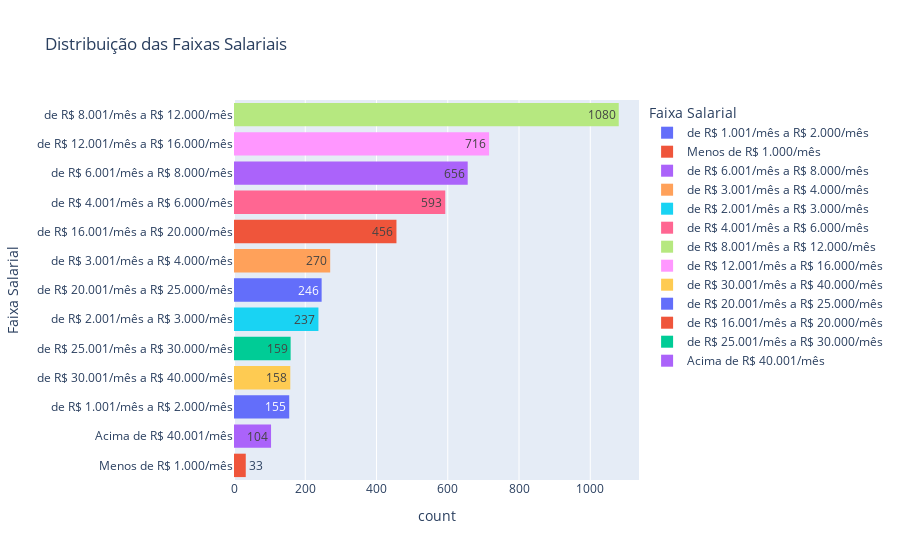

This figure's notebook cell:
### Markdown cell above
### Distribuição das faixas salariais.
- As faixas de R$ 8.000 a R$ 12.000 e de R$ 12.000 a R$ 16.000 tem o maior número de profissionais.
- Salários mais altos de (R$ 20.000 a 25.000) e mais baixos (menor que R$ 2.000) são menos presentes.
- Essa faixa de salário observada indica uma concentração de nível intermediário e alto, o que condiz com o núemro elevao de profissionais sêniors.

### Code cell
# @title Faixa Salarial
fig = px.histogram(
    df,
    y="2.h_faixa_salarial",
    title="Distribuição das Faixas Salariais",
    labels={"2.h_faixa_salarial": "Faixa Salarial"},
    color="2.h_faixa_salarial",
    text_auto=True,
    orientation="h"
)
fig.update_layout(yaxis={'categoryorder':'total ascending'})
fig.show()

### Figure 1 — Plotly figure (JSON) as saved in the notebook; plotly's stock layout.template omitted (floating-point values rounded to 4 significant figures; data arrays with more than 128 entries replaced by an {"elided": "..."} marker saying what was removed)
{"data": [{"bingroup": "y", "hovertemplate": "Faixa Salarial=%{y}<br>count=%{x}<extra></extra>", "legendgroup": "de R$ 1.001/mês a R$ 2.000/mês", "marker": {"color": "#636efa", "pattern": {"shape": ""}}, "name": "de R$ 1.001/mês a R$ 2.000/mês", "orientation": "h", "showlegend": true, "texttemplate": "%{value}", "type": "histogram", "xaxis": "x", "y": {"elided": "155 str values"}, "yaxis": "y"}, {"bingroup": "y", "hovertemplate": "Faixa Salarial=%{y}<br>count=%{x}<extra></extra>", "legendgroup": "Menos de R$ 1.000/mês", "marker": {"color": "#EF553B", "pattern": {"shape": ""}}, "name": "Menos de R$ 1.000/mês", "orientation": "h", "showlegend": true, "texttemplate": "%{value}", "type": "histogram", "xaxis": "x", "y": ["Menos de R$ 1.000/mês", "Menos de R$ 1.000/mês", "Menos de R$ 1.000/mês", "Menos de R$ 1.000/mês", "Menos de R$ 1.000/mês", "Menos de R$ 1.000/mês", "Menos de R$ 1.000/mês", "Menos de R$ 1.000/mês", "Menos de R$ 1.000/mês", "Menos de R$ 1.000/mês", "Menos de R$ 1.000/mês", "Menos de R$ 1.000/mês", "Menos de R$ 1.000/mês", "Menos de R$ 1.000/mês", "Menos de R$ 1.000/mês", "Menos de R$ 1.000/mês", "Menos de R$ 1.000/mês", "Menos de R$ 1.000/mês", "Menos de R$ 1.000/mês", "Menos de R$ 1.000/mês", "Menos de R$ 1.000/mês", "Menos de R$ 1.000/mês", "Menos de R$ 1.000/mês", "Menos de R$ 1.000/mês", "Menos de R$ 1.000/mês", "Menos de R$ 1.000/mês", "Menos de R$ 1.000/mês", "Menos de R$ 1.000/mês", "Menos de R$ 1.000/mês", "Menos de R$ 1.000/mês", "Menos de R$ 1.000/mês", "Menos de R$ 1.000/mês", "Menos de R$ 1.000/mês"], "yaxis": "y"}, {"bingroup": "y", "hovertemplate": "Faixa Salarial=%{y}<br>count=%{x}<extra></extra>", "legendgroup": "de R$ 6.001/mês a R$ 8.000/mês", "marker": {"color": "#ab63fa", "pattern": {"shape": ""}}, "name": "de R$ 6.001/mês a R$ 8.000/mês", "orientation": "h", "showlegend": true, "texttemplate": "%{value}", "type": "histogram", "xaxis": "x", "y": {"elided": "656 str values"}, "yaxis": "y"}, {"bingroup": "y", "hovertemplate": "Faixa Salarial=%{y}<br>count=%{x}<extra></extra>", "legendgroup": "de R$ 3.001/mês a R$ 4.000/mês", "marker": {"color": "#FFA15A", "pattern": {"shape": ""}}, "name": "de R$ 3.001/mês a R$ 4.000/mês", "orientation": "h", "showlegend": true, "texttemplate": "%{value}", "type": "histogram", "xaxis": "x", "y": {"elided": "270 str values"}, "yaxis": "y"}, {"bingroup": "y", "hovertemplate": "Faixa Salarial=%{y}<br>count=%{x}<extra></extra>", "legendgroup": "de R$ 2.001/mês a R$ 3.000/mês", "marker": {"color": "#19d3f3", "pattern": {"shape": ""}}, "name": "de R$ 2.001/mês a R$ 3.000/mês", "orientation": "h", "showlegend": true, "texttemplate": "%{value}", "type": "histogram", "xaxis": "x", "y": {"elided": "237 str values"}, "yaxis": "y"}, {"bingroup": "y", "hovertemplate": "Faixa Salarial=%{y}<br>count=%{x}<extra></extra>", "legendgroup": "de R$ 4.001/mês a R$ 6.000/mês", "marker": {"color": "#FF6692", "pattern": {"shape": ""}}, "name": "de R$ 4.001/mês a R$ 6.000/mês", "orientation": "h", "showlegend": true, "texttemplate": "%{value}", "type": "histogram", "xaxis": "x", "y": {"elided": "593 str values"}, "yaxis": "y"}, {"bingroup": "y", "hovertemplate": "Faixa Salarial=%{y}<br>count=%{x}<extra></extra>", "legendgroup": "de R$ 8.001/mês a R$ 12.000/mês", "marker": {"color": "#B6E880", "pattern": {"shape": ""}}, "name": "de R$ 8.001/mês a R$ 12.000/mês", "orientation": "h", "showlegend": true, "texttemplate": "%{value}", "type": "histogram", "xaxis": "x", "y": {"elided": "1080 str values"}, "yaxis": "y"}, {"bingroup": "y", "hovertemplate": "Faixa Salarial=%{y}<br>count=%{x}<extra></extra>", "legendgroup": "de R$ 12.001/mês a R$ 16.000/mês", "marker": {"color": "#FF97FF", "pattern": {"shape": ""}}, "name": "de R$ 12.001/mês a R$ 16.000/mês", "orientation": "h", "showlegend": true, "texttemplate": "%{value}", "type": "histogram", "xaxis": "x", "y": {"elided": "716 str values"}, "yaxis": "y"}, {"bingroup": "y", "hovertemplate": "Faixa Salarial=%{y}<br>count=%{x}<extra></extra>", "legendgroup": "de R$ 30.001/mês a R$ 40.000/mês", "marker": {"color": "#FECB52", "pattern": {"shape": ""}}, "name": "de R$ 30.001/mês a R$ 40.000/mês", "orientation": "h", "showlegend": true, "texttemplate": "%{value}", "type": "histogram", "xaxis": "x", "y": {"elided": "158 str values"}, "yaxis": "y"}, {"bingroup": "y", "hovertemplate": "Faixa Salarial=%{y}<br>count=%{x}<extra></extra>", "legendgroup": "de R$ 20.001/mês a R$ 25.000/mês", "marker": {"color": "#636efa", "pattern": {"shape": ""}}, "name": "de R$ 20.001/mês a R$ 25.000/mês", "orientation": "h", "showlegend": true, "texttemplate": "%{value}", "type": "histogram", "xaxis": "x", "y": {"elided": "246 str values"}, "yaxis": "y"}, {"bingroup": "y", "hovertemplate": "Faixa Salarial=%{y}<br>count=%{x}<extra></extra>", "legendgroup": "de R$ 16.001/mês a R$ 20.000/mês", "marker": {"color": "#EF553B", "pattern": {"shape": ""}}, "name": "de R$ 16.001/mês a R$ 20.000/mês", "orientation": "h", "showlegend": true, "texttemplate": "%{value}", "type": "histogram", "xaxis": "x", "y": {"elided": "456 str values"}, "yaxis": "y"}, {"bingroup": "y", "hovertemplate": "Faixa Salarial=%{y}<br>count=%{x}<extra></extra>", "legendgroup": "de R$ 25.001/mês a R$ 30.000/mês", "marker": {"color": "#00cc96", "pattern": {"shape": ""}}, "name": "de R$ 25.001/mês a R$ 30.000/mês", "orientation": "h", "showlegend": true, "texttemplate": "%{value}", "type": "histogram", "xaxis": "x", "y": {"elided": "159 str values"}, "yaxis": "y"}, {"bingroup": "y", "hovertemplate": "Faixa Salarial=%{y}<br>count=%{x}<extra></extra>", "legendgroup": "Acima de R$ 40.001/mês", "marker": {"color": "#ab63fa", "pattern": {"shape": ""}}, "name": "Acima de R$ 40.001/mês", "orientation": "h", "showlegend": true, "texttemplate": "%{value}", "type": "histogram", "xaxis": "x", "y": ["Acima de R$ 40.001/mês", "Acima de R$ 40.001/mês", "Acima de R$ 40.001/mês", "Acima de R$ 40.001/mês", "Acima de R$ 40.001/mês", "Acima de R$ 40.001/mês", "Acima de R$ 40.001/mês", "Acima de R$ 40.001/mês", "Acima de R$ 40.001/mês", "Acima de R$ 40.001/mês", "Acima de R$ 40.001/mês", "Acima de R$ 40.001/mês", "Acima de R$ 40.001/mês", "Acima de R$ 40.001/mês", "Acima de R$ 40.001/mês", "Acima de R$ 40.001/mês", "Acima de R$ 40.001/mês", "Acima de R$ 40.001/mês", "Acima de R$ 40.001/mês", "Acima de R$ 40.001/mês", "Acima de R$ 40.001/mês", "Acima de R$ 40.001/mês", "Acima de R$ 40.001/mês", "Acima de R$ 40.001/mês", "Acima de R$ 40.001/mês", "Acima de R$ 40.001/mês", "Acima de R$ 40.001/mês", "Acima de R$ 40.001/mês", "Acima de R$ 40.001/mês", "Acima de R$ 40.001/mês", "Acima de R$ 40.001/mês", "Acima de R$ 40.001/mês", "Acima de R$ 40.001/mês", "Acima de R$ 40.001/mês", "Acima de R$ 40.001/mês", "Acima de R$ 40.001/mês", "Acima de R$ 40.001/mês", "Acima de R$ 40.001/mês", "Acima de R$ 40.001/mês", "Acima de R$ 40.001/mês", "Acima de R$ 40.001/mês", "Acima de R$ 40.001/mês", "Acima de R$ 40.001/mês", "Acima de R$ 40.001/mês", "Acima de R$ 40.001/mês", "Acima de R$ 40.001/mês", "Acima de R$ 40.001/mês", "Acima de R$ 40.001/mês", "Acima de R$ 40.001/mês", "Acima de R$ 40.001/mês", "Acima de R$ 40.001/mês", "Acima de R$ 40.001/mês", "Acima de R$ 40.001/mês", "Acima de R$ 40.001/mês", "Acima de R$ 40.001/mês", "Acima de R$ 40.001/mês", "Acima de R$ 40.001/mês", "Acima de R$ 40.001/mês", "Acima de R$ 40.001/mês", "Acima de R$ 40.001/mês", "Acima de R$ 40.001/mês", "Acima de R$ 40.001/mês", "Acima de R$ 40.001/mês", "Acima de R$ 40.001/mês", "Acima de R$ 40.001/mês", "Acima de R$ 40.001/mês", "Acima de R$ 40.001/mês", "Acima de R$ 40.001/mês", "Acima de R$ 40.001/mês", "Acima de R$ 40.001/mês", "Acima de R$ 40.001/mês", "Acima de R$ 40.001/mês", "Acima de R$ 40.001/mês", "Acima de R$ 40.001/mês", "Acima de R$ 40.001/mês", "Acima de R$ 40.001/mês", "Acima de R$ 40.001/mês", "Acima de R$ 40.001/mês", "Acima de R$ 40.001/mês", "Acima de R$ 40.001/mês", "Acima de R$ 40.001/mês", "Acima de R$ 40.001/mês", "Acima de R$ 40.001/mês", "Acima de R$ 40.001/mês", "Acima de R$ 40.001/mês", "Acima de R$ 40.001/mês", "Acima de R$ 40.001/mês", "Acima de R$ 40.001/mês", "Acima de R$ 40.001/mês", "Acima de R$ 40.001/mês", "Acima de R$ 40.001/mês", "Acima de R$ 40.001/mês", "Acima de R$ 40.001/mês", "Acima de R$ 40.001/mês", "Acima de R$ 40.001/mês", "Acima de R$ 40.001/mês", "Acima de R$ 40.001/mês", "Acima de R$ 40.001/mês", "Acima de R$ 40.001/mês", "Acima de R$ 40.001/mês", "Acima de R$ 40.001/mês", "Acima de R$ 40.001/mês", "Acima de R$ 40.001/mês", "Acima de R$ 40.001/mês"], "yaxis": "y"}], "layout": {"barmode": "relative", "legend": {"title": {"text": "Faixa Salarial"}, "tracegroupgap": 0}, "title": {"text": "Distribuição das Faixas Salariais"}, "xaxis": {"anchor": "y", "domain": [0, 1], "title": {"text": "count"}}, "yaxis": {"anchor": "x", "categoryarray": ["Acima de R$ 40.001/mês", "de R$ 25.001/mês a R$ 30.000/mês", "de R$ 16.001/mês a R$ 20.000/mês", "de R$ 20.001/mês a R$ 25.000/mês", "de R$ 30.001/mês a R$ 40.000/mês", "de R$ 12.001/mês a R$ 16.000/mês", "de R$ 8.001/mês a R$ 12.000/mês", "de R$ 4.001/mês a R$ 6.000/mês", "de R$ 2.001/mês a R$ 3.000/mês", "de R$ 3.001/mês a R$ 4.000/mês", "de R$ 6.001/mês a R$ 8.000/mês", null, "Menos de R$ 1.000/mês", "de R$ 1.001/mês a R$ 2.000/mês"], "categoryorder": "total ascending", "domain": [0, 1], "title": {"text": "Faixa Salarial"}}}}
